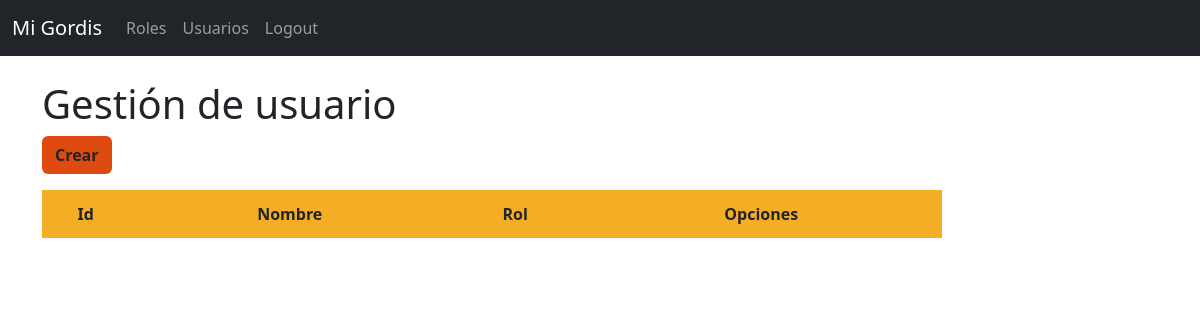
The page /usuarios/ (signed in) on the database as committed earlier.
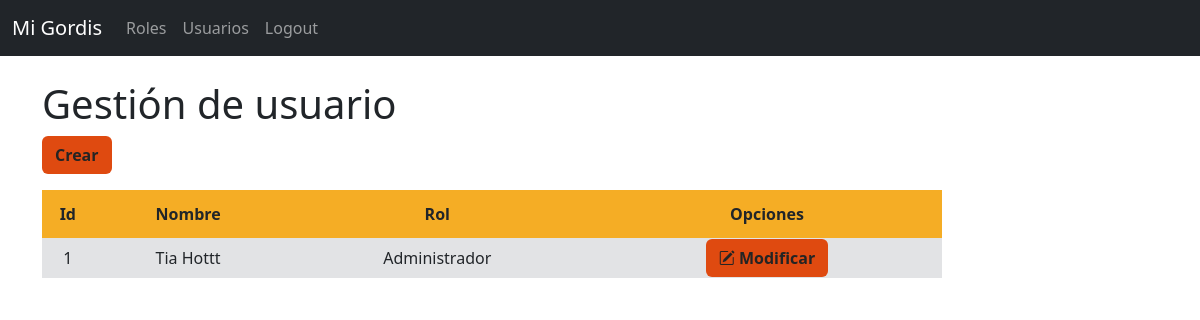
The same page on the database as committed later.
### app/models.py (models this page shows)
class Usuario(models.Model):
    id_usuario=models.CharField(max_length=15, primary_key=True)
    nombre_usuario = models.CharField(max_length=50)
    rol_usuario = models.ForeignKey(Rol, on_delete=models.CASCADE)
    contraseña_usuario = models.CharField(max_length=20)

class Rol(models.Model):
    id = models.CharField(max_length=15, primary_key=True)
    nombre_rol = models.CharField(max_length=50)
    descripcion = models.TextField(blank=True)
    estado = models.BooleanField(default=True)
    is_admin = models.BooleanField(default=False)
    def __str__(self):
        return self.nombre_rol

### app/views.py (the view)
# urls.py: path('usuarios/', views.usuarios, name="usuarios"),
@login_required
def usuarios(request):
    usuarios = Usuario.objects.all()
    contexto = {'usuarios': usuarios}
    return render(request, "usuario/usuario.html", contexto)

### app/templates/usuario/usuario.html
{% extends 'layouts/base.html' %}
{% block content %}
<h1>Gestión de usuario</h1>
<a class="btn btn-color fw-bold mb-3" href="{% url 'usuario_crear' %}" role="button">Crear</a>
<table class="tb">
  <thead class="encabezado-tabla fw-bold">
    <tr>
      <td scope="col">Id</td>
      <td scope="col">Nombre</td>
      <td scope="col">Rol</td>
      <th colspan="2">Opciones</th>
    </tr>
  </thead>
  <tbody class="bg-secondary-subtle">
    {% for usuario in usuarios %}
    <tr>
        <td>{{ usuario.id_usuario }}</td>
        <td>{{ usuario.nombre_usuario }}</td>
        <td>{{ usuario.rol_usuario }}</td>
        <td><a class="btn btn-color btn-m fw-bold" href="{% url 'usuario_modificar' usuario.id_usuario %}" role="button">
          <i class="bi bi-pencil-square"></i>
          Modificar
        </a></td>
    </tr>
    {% endfor %}
  </tbody>
</table>
{% endblock %}

Rows that differ between the two databases and show on the page:
added Usuario: id_usuario "1", nombre_usuario "Tia Hottt", rol_usuario "Administrador"
